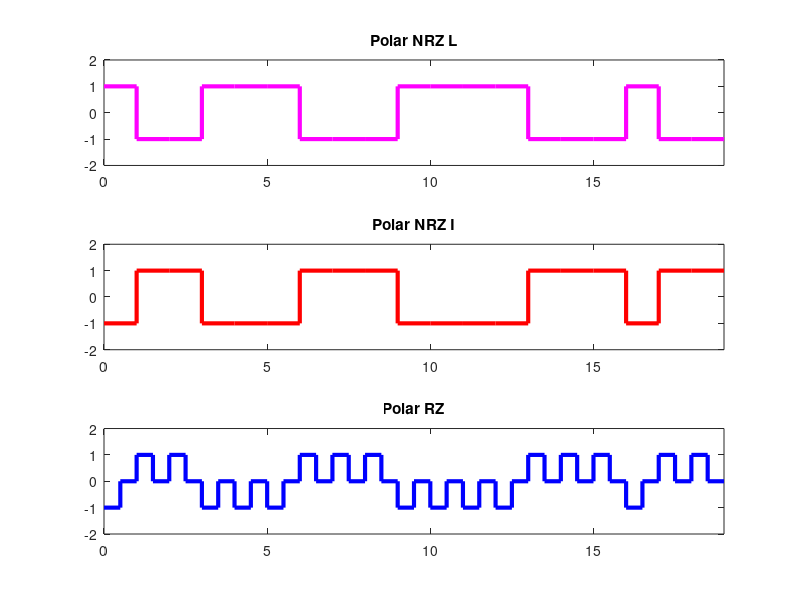

Reproduce this figure in MATLAB.
m = [0 1 1 0 0 0 1 1 1 0 0 0 0 1 1 1 0 1 1];
n = length(m);

x = [];
y = [];
for i=1:n
    x=[x i-1 i];
    if(m(i)==0)
        y=[y 1 1];
    else
        y=[y -1 -1];
    end
end
subplot(3,1,1);
plot(x, y, 'm', 'LineWidth', 3),axis([0, n, -2, 2]);
title('Polar NRZ L');

x = [];
y = [];
for i=1:n
    x=[x i-1 i];
    if(m(i)==0)
        y=[y -1 -1];
    else
        y=[y 1 1];
    end
end
subplot(3,1,2);
plot(x, y, 'r', 'LineWidth', 3),axis([0, n, -2, 2]);
title('Polar NRZ I');

x = [];
y = [];
for i=1:n
    x=[x i-1 i-1+0.5 i-1+0.5 i];
    if(m(i)==0)
        y=[y -1 -1 0 0];
    else
        y=[y 1 1 0 0];
    end
end
subplot(3,1,3);
plot(x, y, 'b', 'LineWidth', 3),axis([0, n, -2, 2]);
title('Polar RZ');

print ('Exp8_Polar_NRZ','-dpdf','-fillpage');
